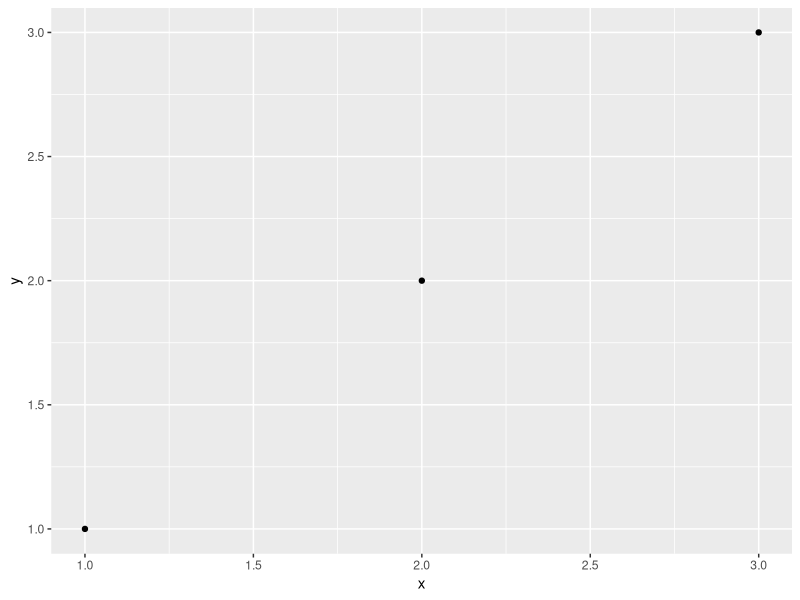
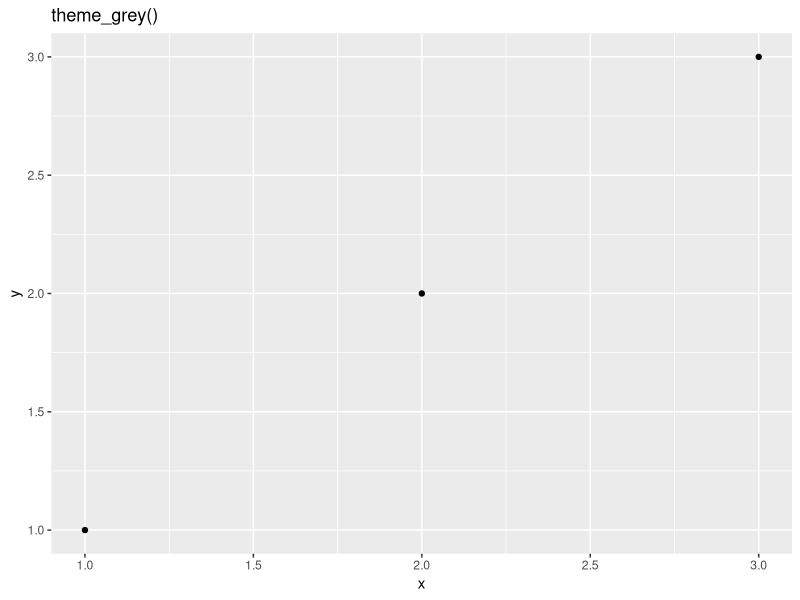
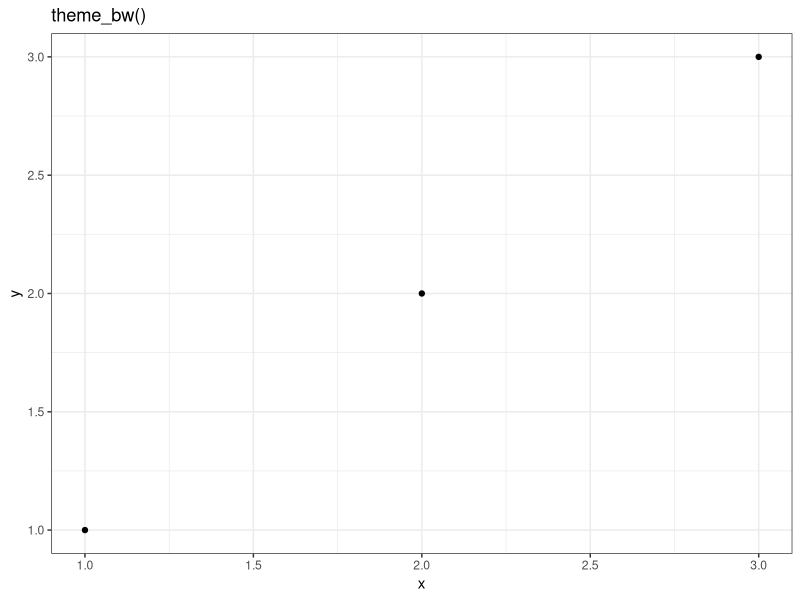
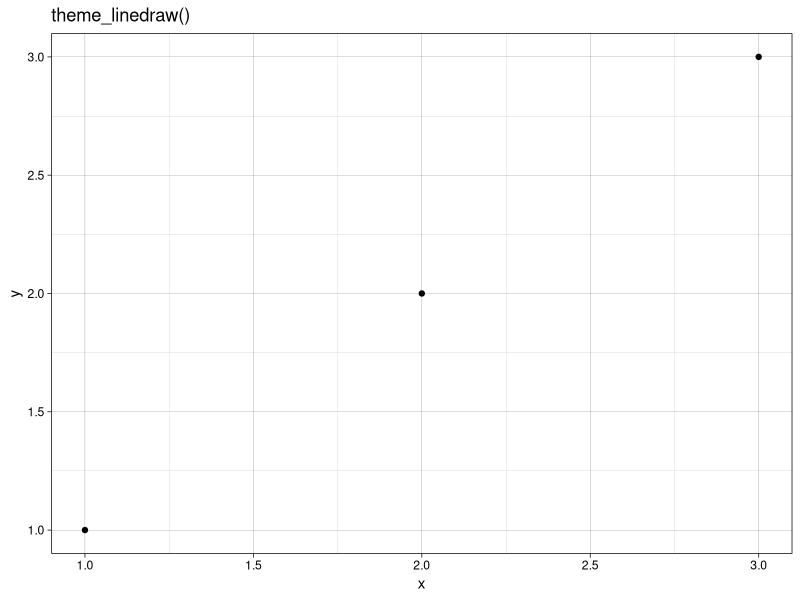
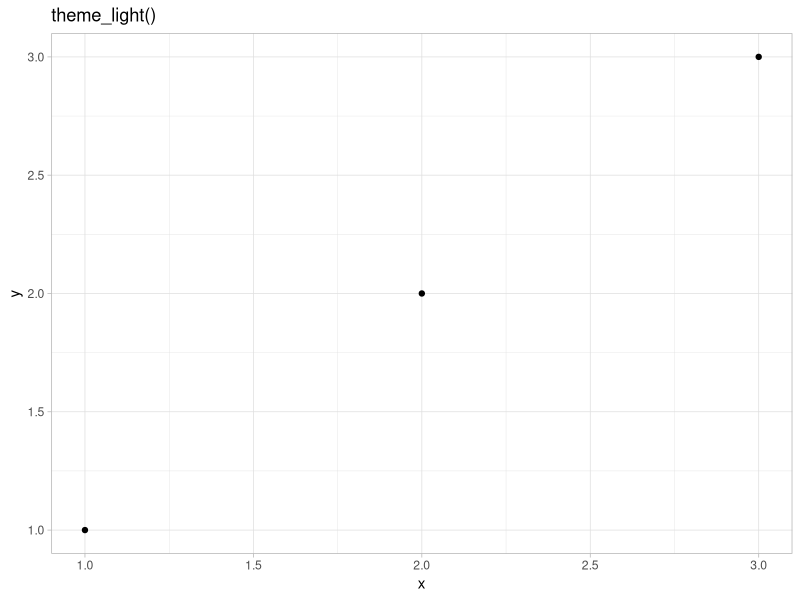
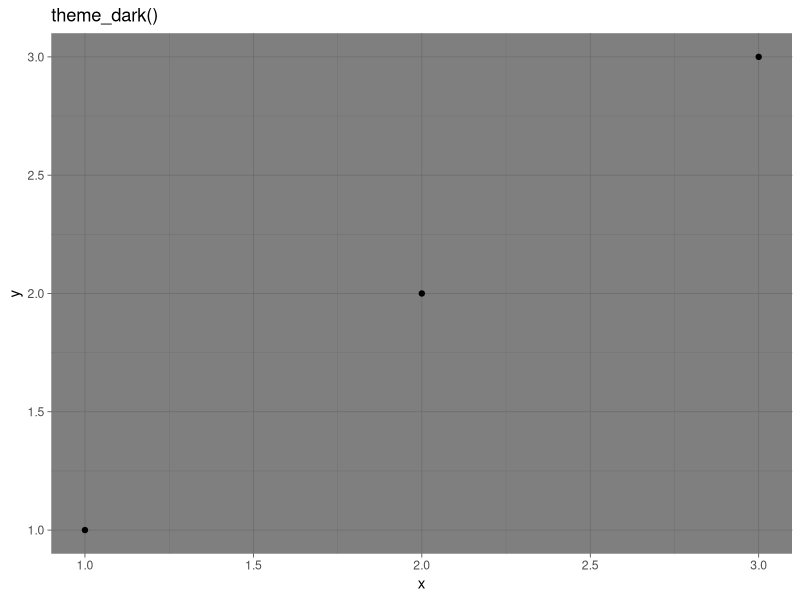
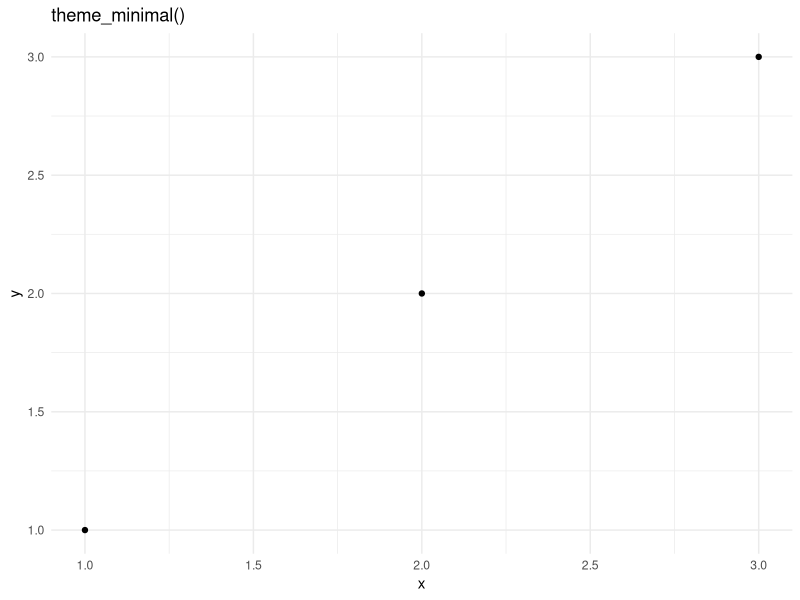
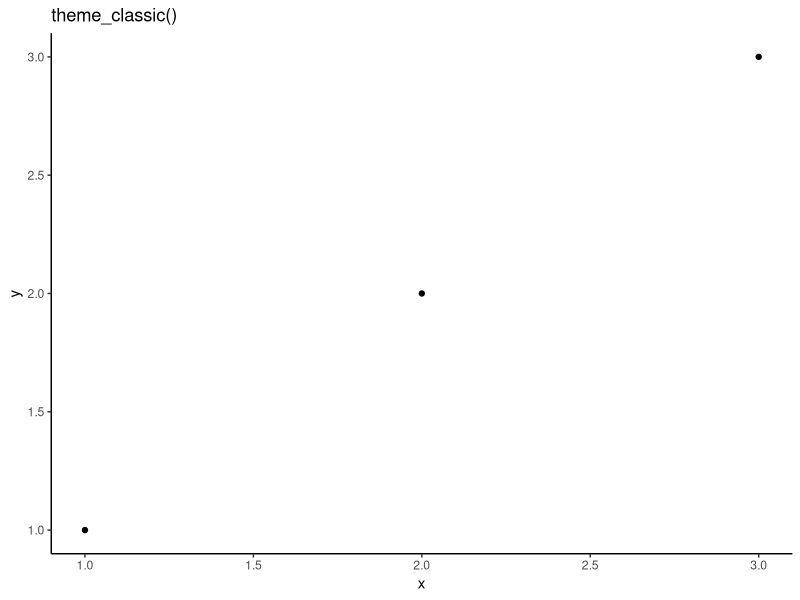

Reproduce these figures in R, in order.

# -------------------------------------------------------------------------

library(ggplot2)

# -------------------------------------------------------------------------

df <- data.frame(x = 1:3, y = 1:3)

# -------------------------------------------------------------------------

df

# -------------------------------------------------------------------------


base <- ggplot(df, aes(x, y)) + geom_point()

# -------------------------------------------------------------------------
base

# -------------------------------------------------------------------------



base + theme_grey() + ggtitle("theme_grey()")

base + theme_bw() + ggtitle("theme_bw()")

base + theme_linedraw() + ggtitle("theme_linedraw()")

# -------------------------------------------------------------------------

base + theme_light() + ggtitle("theme_light()")

base + theme_dark() + ggtitle("theme_dark()")

base + theme_minimal() + ggtitle("theme_minimal()")

# -------------------------------------------------------------------------
base + theme_classic() + ggtitle("theme_classic()")

base + theme_void() + ggtitle("theme_void()")

# -------------------------------------------------------------------------
